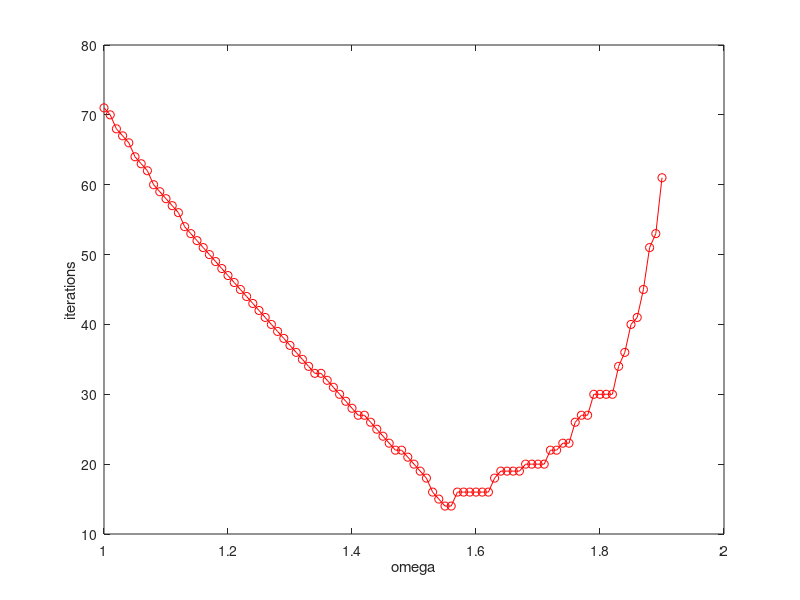
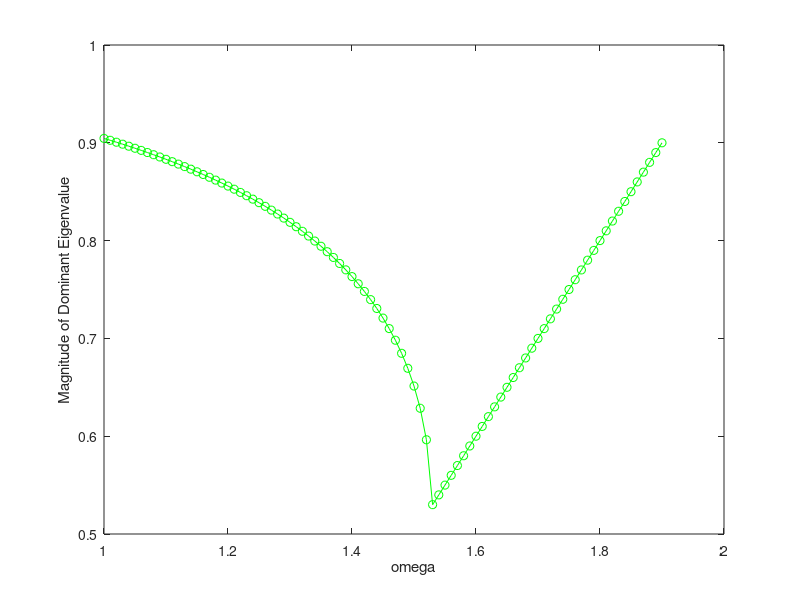

These figures' MATLAB source, in order:
clear
format short
% extent of system
h = 0.1;
x = 0:h:1;
m = length(x);


omega = linspace(1,1.9, 91);
ii = 1;
for w=omega
    % creating matrices
    A = zeros(m,m);
    A(1,1) = 1;
    
    for i=2:m-1
        for j=1:m
            A(i,j)=w/2*A(i-1,j);
        end
        A(i,i) = A(i,i) + 1-w;
        A(i,i+1) = A(i,i+1) + w/2;
    end
    A(m,:) = 0;
    A(m,m) = 1;
    
    
    phi = zeros(m, 1);
    
    
    %initial conditions
    phi(1) = 1;
    phi(m) = 2;
    
    for n=1:100000
        phi = A*phi;
    
        diff=mean(abs(phi - x'-1));
        if max(diff)<0.001
            break
        end
    end
    iter(ii) = n;
    B = sort(abs(eig(A)));
    domEig(ii) = B(end-2);
    ii = ii + 1;
    
end
plot(omega, iter, 'ro-')
xlabel('omega')
ylabel('iterations')

figure(2)
plot(omega, domEig, 'go-')
xlabel('omega')
ylabel('Magnitude of Dominant Eigenvalue')
